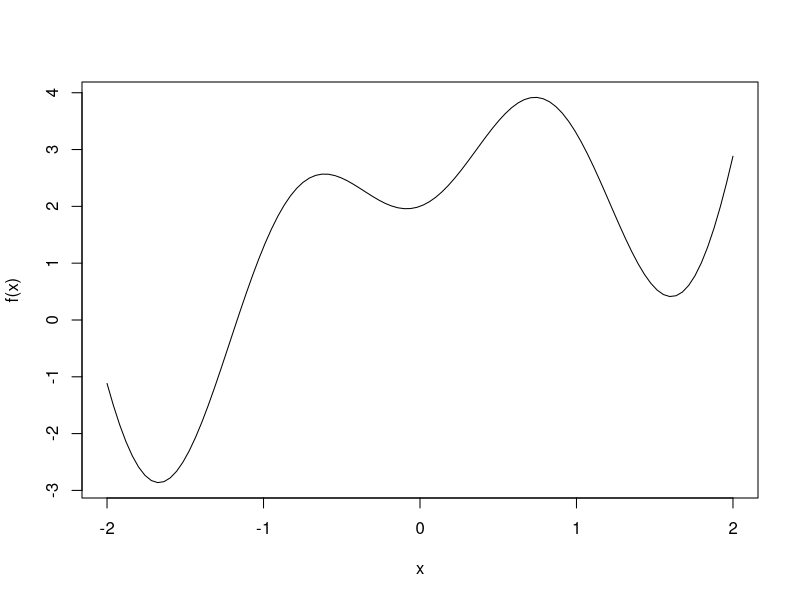
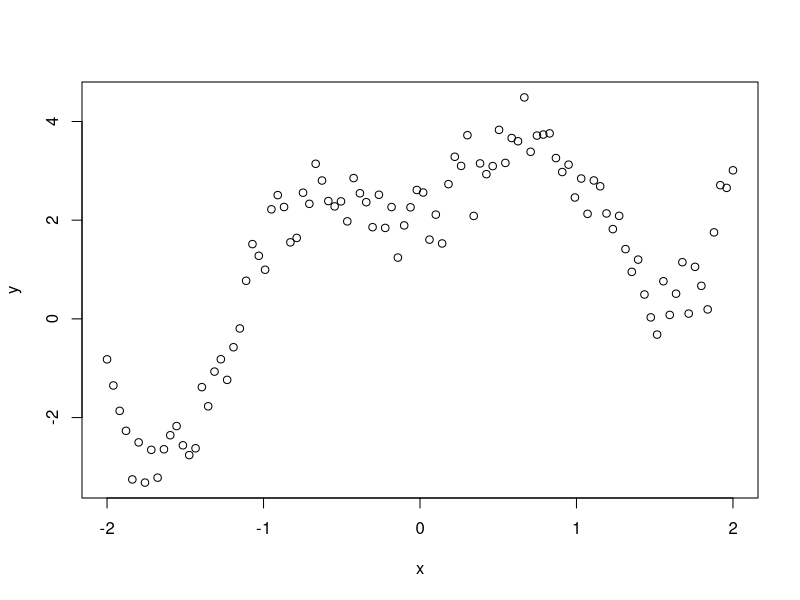
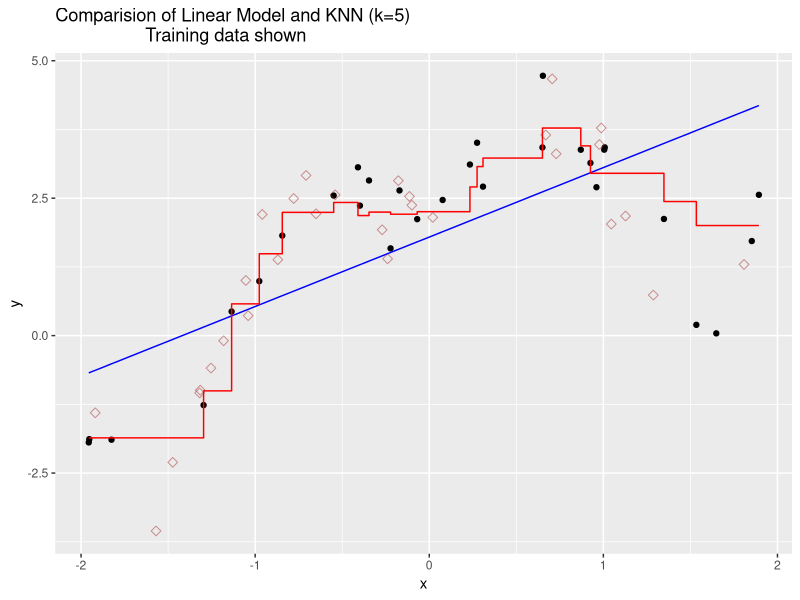

These charts were generated, in order, by the following R code:
library(ggplot2)
library(dplyr)
library(tidyr)
library(FNN)
######################################
## 
## fitting theoretical models with KNN vs Linear model
####################################
f1<-function(x) -1+2*x
f2<-function(x) sin(.7*x)
f3<-function(x){
  2*x*sin(3*x)+2+x
}

f<-f3
n<-100
x<-seq(-2,2,len=100)
plot(x,f(x),type="l")
sd<-.5
y<-f(x)+rnorm(n,0,sd)
plot(x,y)

#######################
##KNN vs a Linear Model
## train/test mse comparision
######################
N<-30

x.train<-runif(N,-2,2)
y.train<-f(x.train)+rnorm(N,0,sd)

x.test<-runif(N,-2,2)
y.test<-f(x.test)+rnorm(N,0,sd)

train.df<-data.frame(x=x.train,y=y.train)
test.df<-data.frame(x=x.test,y=y.test)

#############################
## Linear Model
############################
mod.lm<-lm(y~x,data=train.df)
summary(mod.lm)


test.df$pred.lm<-predict(mod.lm,newdata=test.df)
mse.lm<-with(test.df,mean( (y-pred.lm)^2))
mse.lm


###########################
## KNN
###########################
kval<-5
dim(x.train)<-dim(y.train)<-dim(x.test)<-c(N,1)

mod.knn<-knn.reg(x.train,x.test,y.train,k=kval)
test.df$pred.knn<-mod.knn$pred
mse.knn <- with(test.df,mean( (y-pred.knn)^2))
mse.knn
c(mse.lm,mse.knn)

##############################################
test.df %>% 
  ggplot(aes(x,y))+
  geom_point()+
  geom_line(aes(x,pred.lm),color="blue")+
  geom_step(aes(x,pred.knn),color="red")+
  geom_point(data=train.df,aes(x,y),
             color="brown",size=2,shape=5,alpha=0.5)+
  ggtitle(sprintf("Comparision of Linear Model and KNN (k=%s)
                  Training data shown",kval))

##################################
## Construct version of Figure 3.18
## Do the same for Figures 3.19 (4 total)
## There are multiple values of k, each point represents
## an average MSE
#####################################
